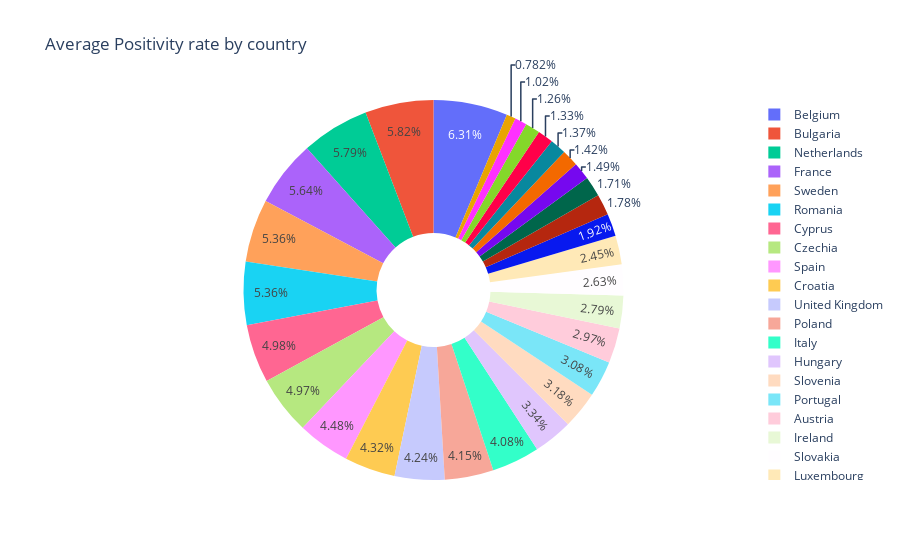

Notebook source saved alongside this figure:
### Code cell
test['positivity_rate']=test['positivity_rate'].astype(float)
test2 = test.groupby('country', as_index=False).agg({'positivity_rate':'mean'})
# figure
fig = {
  "data": [
    {
      "values": test2.positivity_rate,
      "labels": test2.country,
      #"domain": {"x": [0, .5]},
      "name": "",
      "hoverinfo":"label+percent+name",
      "hole": .3,
      "type": "pie"
    },],
  "layout": {
        "title":"Average Positivity rate by country",
        "annotations": [
            { "font": { "size": 20},
              "showarrow": False,
              "text": "",
                "x": 0.20,
                "y": 1
            },
        ]
    }
}
iplot(fig)

### Figure 1 — Plotly figure (JSON) as saved in the notebook; plotly's stock layout.template omitted (floating-point values rounded to 4 significant figures)
{"data": [{"hole": 0.3, "hoverinfo": "label+percent+name", "labels": ["Austria", "Belgium", "Bulgaria", "Croatia", "Cyprus", "Czechia", "Denmark", "Estonia", "Finland", "France", "Germany", "Greece", "Hungary", "Iceland", "Ireland", "Italy", "Latvia", "Lithuania", "Luxembourg", "Malta", "Netherlands", "Norway", "Poland", "Portugal", "Romania", "Slovakia", "Slovenia", "Spain", "Sweden", "United Kingdom"], "name": "", "type": "pie", "values": [3.867, 8.219, 7.587, 5.625, 6.493, 6.473, 1.781, 1.847, 1.639, 7.342, 2.5, 2.321, 4.351, 1.735, 3.636, 5.315, 1.018, 1.939, 3.198, 1.326, 7.537, 2.229, 5.41, 4.01, 6.98, 3.42, 4.146, 5.834, 6.981, 5.52]}], "layout": {"annotations": [{"font": {"size": 20}, "showarrow": false, "text": "", "x": 0.2, "y": 1}], "title": {"text": "Average Positivity rate by country"}}}
